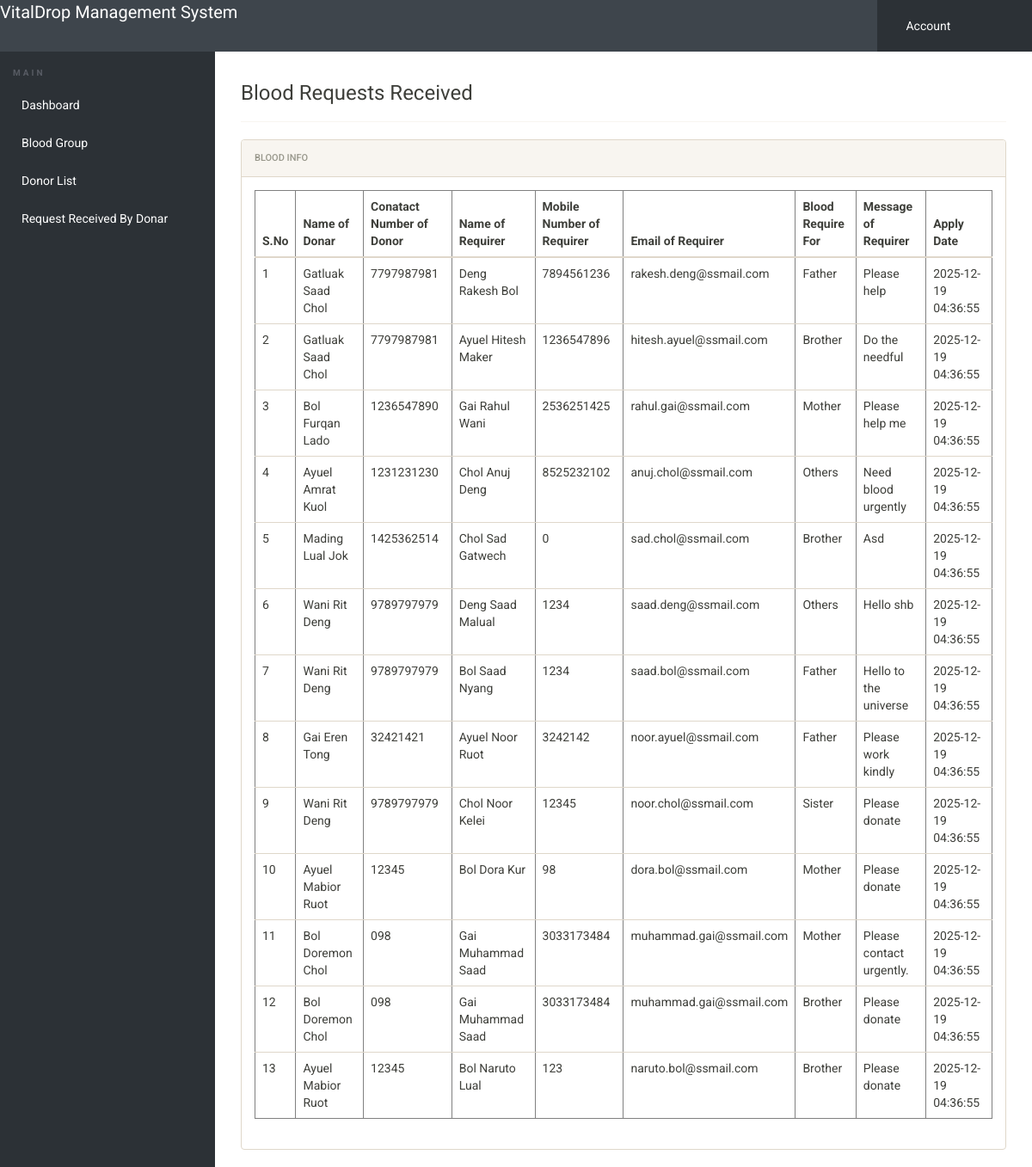
The page /admin/requests-received.php (signed in) on the database its author committed.
### tables this page shows
CREATE TABLE `tblbloodrequirer` (
  `ID` int(10) NOT NULL,
  `BloodDonarID` int(10) DEFAULT NULL,
  `name` varchar(250) DEFAULT NULL,
  `EmailId` varchar(250) DEFAULT NULL,
  `ContactNumber` bigint(10) DEFAULT NULL,
  `BloodRequirefor` varchar(250) DEFAULT NULL,
  `Message` mediumtext DEFAULT NULL,
  `ApplyDate` timestamp NULL DEFAULT current_timestamp()
);

CREATE TABLE `tblblooddonars` (
  `id` int(11) NOT NULL,
  `FullName` varchar(100) DEFAULT NULL,
  `MobileNumber` char(11) DEFAULT NULL,
  `EmailId` varchar(100) DEFAULT NULL,
  `Gender` varchar(20) DEFAULT NULL,
  `Age` int(11) DEFAULT NULL,
  `BloodGroup` varchar(20) DEFAULT NULL,
  `Address` varchar(255) DEFAULT NULL,
  `Message` mediumtext DEFAULT NULL,
  `PostingDate` timestamp NOT NULL DEFAULT current_timestamp(),
  `status` int(1) DEFAULT NULL,
  `Password` varchar(250) DEFAULT NULL
);

### admin/requests-received.php (the view, shortened to what this page needs)
<?php
include('includes/config.php');
if(strlen($_SESSION['alogin'])==0)
	{
header('location:index.php');
}
else{
 ?>
<!doctype html>
<html lang="en" class="no-js">
<head>
	<link rel="stylesheet" href="css/font-awesome.min.css">
	<link rel="stylesheet" href="css/bootstrap.min.css">
	<link rel="stylesheet" href="css/dataTables.bootstrap.min.css">
	<link rel="stylesheet" href="css/bootstrap-social.css">
	<link rel="stylesheet" href="css/bootstrap-select.css">
	<link rel="stylesheet" href="css/fileinput.min.css">
	<link rel="stylesheet" href="css/awesome-bootstrap-checkbox.css">
	<link rel="stylesheet" href="css/style.css">
</head>
<body>
	<?php include('includes/header.php');?>
	<div class="ts-main-content">
		<?php include('includes/leftbar.php');?>
		<div class="content-wrapper">
			<div class="container-fluid">
					<div class="col-md-12">
<h3> Blood Requests Received</h3>
<hr />
						<div class="panel panel-default">
							<div class="panel-heading">Blood Info</div>
							<div class="panel-body">
								<table border="1" class="table table-responsive">
                                    <thead>
                                         <tr>
                                         	<th>S.No</th>
                                          <th>Name of Donar</th>
                                          <th>Conatact Number of Donor</th>
                                            <th>Name of Requirer</th>
                                            <th>Mobile Number of Requirer</th>
                                            <th>Email of Requirer</th>
                                            <th>Blood Require For</th>
                                            <th>Message of Requirer</th>
                                            <th>Apply Date</th>
                                        </tr>
                                    </thead>
                                    <tbody>
                                        <tr><?php
$sql="SELECT tblbloodrequirer.BloodDonarID,tblbloodrequirer.name,tblbloodrequirer.EmailId,tblbloodrequirer.ContactNumber,tblbloodrequirer.BloodRequirefor,tblbloodrequirer.Message,tblbloodrequirer.ApplyDate,tblblooddonars.id as donid,tblblooddonars.FullName,tblblooddonars.MobileNumber from  tblbloodrequirer join tblblooddonars on tblblooddonars.id=tblbloodrequirer.BloodDonarID where tblblooddonars.FullName like '%$sdata%' || tblblooddonars.MobileNumber like '%$sdata%'";
$query = $dbh -> prepare($sql);
$query->bindParam(':uid',$uid,PDO::PARAM_STR);
$query->execute();
$results=$query->fetchAll(PDO::FETCH_OBJ);
$cnt=1;
if($query->rowCount() > 0)
{
foreach($results as $row)
{               ?>
                                            <td><?php echo htmlentities($cnt);?></td>
                                            <td><?php  echo htmlentities($row->FullName);?></td>
                                            <td><?php  echo htmlentities($row->MobileNumber);?></td>
                                        <td><?php  echo htmlentities($row->name);?></td>
                                             <td><?php  echo htmlentities($row->ContactNumber);?></td>
                                             <td><?php  echo htmlentities($row->EmailId);?></td>
                                          <td><?php  echo htmlentities($row->BloodRequirefor);?></td>
                 <td><?php  echo htmlentities($row->Message);?>
                  </td>
                                            <td>
                                              <?php  echo htmlentities($row->ApplyDate);?>
                                            </td>
                                        </tr>
                                    <?php $cnt=$cnt+1;}}?>
                                    </tbody>
                                </table>
							</div>
						</div>
					</div>
				</div>
			</div>
		</div>
</body>
</html>
<?php } ?>

### admin/css/style.css (style rules this page uses)
html { font-size: 14px; }
@media only screen and (min-width: 480px) { html { font-size: 17px; } }
@media only screen and (min-width: 768px) { html { font-size: 14px; } }
body { font-size: 1em; }
.panel { overflow: hidden; }
.ts-main-content .content-wrapper { padding-top: 15px; margin-top: 60px; }
@media only screen and (min-width: 992px) { .ts-main-content .content-wrapper { margin-left: 250px; } }

### rows shown on the page
tblbloodrequirer: BloodDonarID.FullName "Gatluak Saad Chol", BloodDonarID.MobileNumber "7797987981", name "Deng Rakesh Bol", ContactNumber "7894561236", EmailId "rakesh.deng@ssmail.com", BloodRequirefor "Father", Message "Please help", ApplyDate "2025-12-19 04:36:55"
tblbloodrequirer: BloodDonarID.FullName "Gatluak Saad Chol", BloodDonarID.MobileNumber "7797987981", name "Ayuel Hitesh Maker", ContactNumber "1236547896", EmailId "hitesh.ayuel@ssmail.com", BloodRequirefor "Brother", Message "Do the needful", ApplyDate "2025-12-19 04:36:55"
tblbloodrequirer: BloodDonarID.FullName "Bol Furqan Lado", BloodDonarID.MobileNumber "1236547890", name "Gai Rahul Wani", ContactNumber "2536251425", EmailId "rahul.gai@ssmail.com", BloodRequirefor "Mother", Message "Please help me", ApplyDate "2025-12-19 04:36:55"
tblbloodrequirer: BloodDonarID.FullName "Ayuel Amrat Kuol", BloodDonarID.MobileNumber "1231231230", name "Chol Anuj Deng", ContactNumber "8525232102", EmailId "anuj.chol@ssmail.com", BloodRequirefor "Others", Message "Need blood urgently", ApplyDate "2025-12-19 04:36:55"
tblbloodrequirer: BloodDonarID.FullName "Mading Lual Jok", BloodDonarID.MobileNumber "1425362514", name "Chol Sad Gatwech", ContactNumber "0", EmailId "sad.chol@ssmail.com", BloodRequirefor "Brother", Message "Asd", ApplyDate "2025-12-19 04:36:55"
tblbloodrequirer: BloodDonarID.FullName "Wani Rit Deng", BloodDonarID.MobileNumber "9789797979", name "Deng Saad Malual", ContactNumber "1234", EmailId "saad.deng@ssmail.com", BloodRequirefor "Others", Message "Hello shb", ApplyDate "2025-12-19 04:36:55"
tblbloodrequirer: BloodDonarID.FullName "Wani Rit Deng", BloodDonarID.MobileNumber "9789797979", name "Bol Saad Nyang", ContactNumber "1234", EmailId "saad.bol@ssmail.com", BloodRequirefor "Father", Message "Hello to the universe", ApplyDate "2025-12-19 04:36:55"
tblbloodrequirer: BloodDonarID.FullName "Gai Eren Tong", BloodDonarID.MobileNumber "32421421", name "Ayuel Noor Ruot", ContactNumber "3242142", EmailId "noor.ayuel@ssmail.com", BloodRequirefor "Father", Message "Please work kindly", ApplyDate "2025-12-19 04:36:55"
tblbloodrequirer: BloodDonarID.FullName "Wani Rit Deng", BloodDonarID.MobileNumber "9789797979", name "Chol Noor Kelei", ContactNumber "12345", EmailId "noor.chol@ssmail.com", BloodRequirefor "Sister", Message "Please donate", ApplyDate "2025-12-19 04:36:55"
tblbloodrequirer: BloodDonarID.FullName "Ayuel Mabior Ruot", BloodDonarID.MobileNumber "12345", name "Bol Dora Kur", ContactNumber "98", EmailId "dora.bol@ssmail.com", BloodRequirefor "Mother", Message "Please donate", ApplyDate "2025-12-19 04:36:55"
tblbloodrequirer: BloodDonarID.FullName "Bol Doremon Chol", BloodDonarID.MobileNumber "098", name "Gai Muhammad Saad", ContactNumber "3033173484", EmailId "muhammad.gai@ssmail.com", BloodRequirefor "Mother", Message "Please contact urgently.", ApplyDate "2025-12-19 04:36:55"
tblbloodrequirer: BloodDonarID.FullName "Bol Doremon Chol", BloodDonarID.MobileNumber "098", name "Gai Muhammad Saad", ContactNumber "3033173484", EmailId "muhammad.gai@ssmail.com", BloodRequirefor "Brother", Message "Please donate", ApplyDate "2025-12-19 04:36:55"
tblbloodrequirer: BloodDonarID.FullName "Ayuel Mabior Ruot", BloodDonarID.MobileNumber "12345", name "Bol Naruto Lual", ContactNumber "123", EmailId "naruto.bol@ssmail.com", BloodRequirefor "Brother", Message "Please donate", ApplyDate "2025-12-19 04:36:55"
